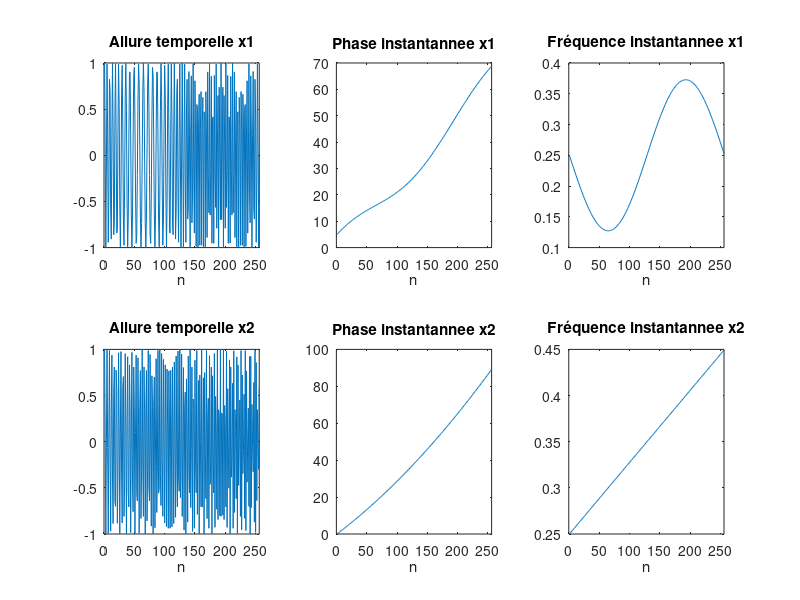
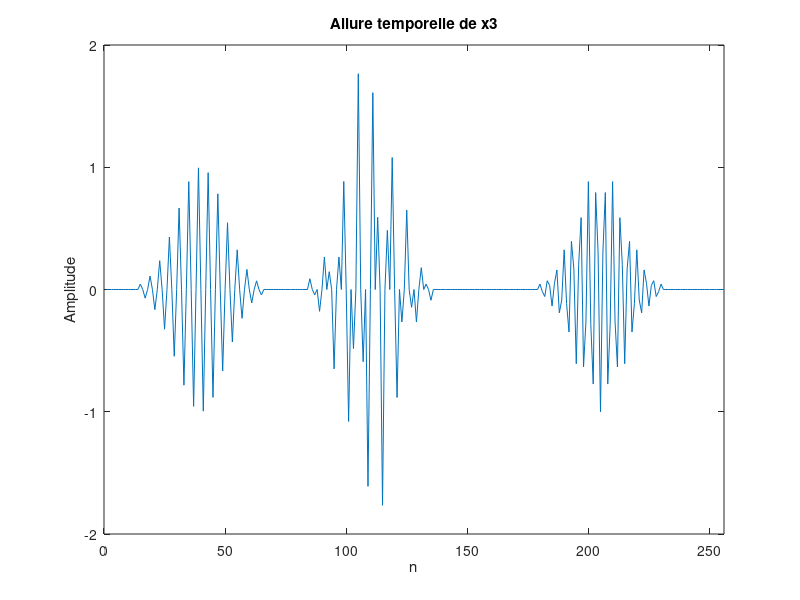

Write the MATLAB code that produced these figures, in order. (Note: this script raises an error after producing the figures.)
addpath(genpath('tftb-0.2'));

N = 256;
n = 0:N-1;

phi1 = 0.25 * n + 5 * cos(2 * pi * n / N);
phi2 = 0.25 * n + 0.1 * n.^2/N;

f1 = 0.25 - 5 * 2 * pi / N * sin(2 * pi * n / N);
f2 = 0.25 + 0.2 * n / N;

x1 = cos(2 * pi * phi1);
x2 = cos(2 * pi * phi2);

figure(1);
subplot(2, 3, 1);
plot(x1);
title('Allure temporelle x1')
xlim([0 N])
xlabel('n')
subplot(2, 3, 2);
plot(phi1);
title("Phase instantannee x1")
xlim([0 N])
xlabel('n')
subplot(2, 3, 3);
plot(f1);
title('Fréquence instantannee x1')
xlim([0 N])
xlabel('n')
subplot(2, 3, 4);
plot(x2);
title('Allure temporelle x2')
xlim([0 N])
xlabel('n')
subplot(2, 3, 5);
plot(phi2);
title('Phase instantannee x2')
xlim([0 N])
xlabel('n')
subplot(2, 3, 6);
plot(f2);
title('Fréquence instantannee x2')
xlim([0 N])
xlabel('n')

T1 = 15; 
T2 = 85; 
T3 = 180;
Nh = 51; 
th = (0:Nh-1); 
h = gausswin(Nh)';
x3 = zeros(1,N);
x3(T1:T1+Nh-1) = h.*cos(2*pi*0.25*th);
x3(T2:T2+Nh-1) = h.*cos(2*pi*0.15*th);
x3(T2:T2+Nh-1) = x3(T2:T2+Nh-1) + h.*cos(2*pi*0.35*th);
x3(T3:T3+Nh-1) = h.*cos(2*pi*0.3*th);

figure(2);
plot(x3);
xlabel('n')
xlim([0 N])
title('Allure temporelle de x3')
ylabel('Amplitude')

x1_bruit = ajoute_bruit(x1,10);
x2_bruit = ajoute_bruit(x2,10);
x3_bruit = ajoute_bruit(x3,10);

figure(3);
subplot(1, 3, 1);
plot(x1_bruit);
title('Allure x_1 bruité')
xlim([0 N])
xlabel('n')
ylabel('amplitude')
subplot(1, 3, 2);
plot(x2_bruit);
title('Allure x_1 bruité')
xlim([0 N])
xlabel('n')
ylabel('amplitude')
subplot(1, 3, 3);
plot(x3_bruit);
title('Allure x_1 bruité')
xlim([0 N])
xlabel('n')
ylabel('amplitude')

x = [x1; x2; x3; x1_bruit; x2_bruit; x3_bruit]; 
for j = 1:6
    figure(3 + j);

    Nh = [17 33 65 129];
    for i = 1:4
        h = hamming(Nh(i));
        [tfrx,T,F] = tftb_spectrogram(x(j, :)',N,h);
        subplot(2, 4, i);
        imagesc(T,F,tfrx); axis xy
        title(sprintf('Spectrogramme, x_%i, N_h = %i', j, Nh(i)))
        xlabel('n')
        ylabel('Fréquence normalisée')
    end
    
    [tfrx,T,F] = tftb_wvd(x(j, :)',N);
    subplot(2, 4, 5);
    imagesc(T,F,tfrx); axis xy
    title(sprintf('Wigner-Ville, x_%i', j))
    xlabel('n')
    ylabel('Fréquence normalisée')

    Nh = 63;
    h = kaiser(Nh);
    [tfrx,T,F] = tftb_pwvd(x(j, :)',N,h);
    subplot(2, 4, 6);
    imagesc(T,F,tfrx); axis xy
    title(sprintf('pseudo-Wigner-Ville, x_%i', j))
    xlabel('n')
    ylabel('Fréquence normalisée')
    
    Ng = [33, 15];
    for k = 1:2
        h = kaiser(Nh);
        g = kaiser(Ng(k));
        [tfrx,T,F] = tftb_spwvd(x(j, :)',N, g, h);
        subplot(2, 4, 6 + k);
        imagesc(T,F,tfrx); axis xy
        title(sprintf('pseudo-Wigner-Ville lissée, x_%i, N_h=%i, N_g=%i', j, Nh, Ng(k)))
        xlabel('n')
        ylabel('Fréquence normalisée')
    end
end
